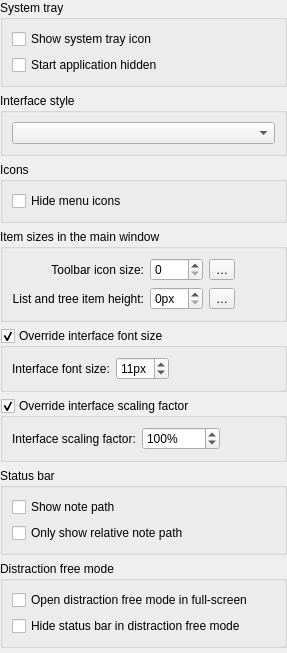
                <widget class="QFrame" name="frame_2">
                 <property name="frameShape">
                  <enum>QFrame::Shape::NoFrame</enum>
                 </property>
                 <property name="frameShadow">
                  <enum>QFrame::Shadow::Raised</enum>
                 </property>
                 <layout class="QVBoxLayout" name="verticalLayout_8">
                  <property name="leftMargin">
                   <number>0</number>
                  </property>
                  <property name="topMargin">
                   <number>0</number>
                  </property>
                  <property name="rightMargin">
                   <number>0</number>
                  </property>
                  <property name="bottomMargin">
                   <number>0</number>
                  </property>
                   <item>
                   <widget class="QGroupBox" name="systemTrayGroupBox">
                    <property name="title">
                     <string>System tray</string>
                    </property>
                    <layout class="QGridLayout" name="gridLayout_62">
                     <item row="0" column="0">
                      <widget class="QCheckBox" name="showSystemTrayCheckBox">
                       <property name="toolTip">
                        <string>You need to restart the application to let this setting take effect</string>
                       </property>
                       <property name="text">
                        <string>Show system tray icon</string>
                       </property>
                      </widget>
                     </item>
                     <item row="1" column="0">
                      <widget class="QCheckBox" name="startHiddenCheckBox">
                       <property name="toolTip">
                        <string>You need to restart the application to let this setting take effect</string>
                       </property>
                       <property name="text">
                        <string>Start application hidden</string>
                       </property>
                      </widget>
                     </item>
                    </layout>
                   </widget>
                  </item>
                  <item>
                   <widget class="QGroupBox" name="groupBox_24">
                    <property name="title">
                     <string>Interface style</string>
                    </property>
                    <layout class="QGridLayout" name="gridLayout_58">
                     <item row="0" column="0">
                      <widget class="QComboBox" name="interfaceStyleComboBox"/>
                     </item>
                    </layout>
                   </widget>
                  </item>
                   <item>
                    <widget class="QGroupBox" name="groupBox_19">
                     <property name="title">
                      <string>Icons</string>
                     </property>
                     <layout class="QGridLayout" name="gridLayout_43">
                      <item row="0" column="0">
                       <widget class="QCheckBox" name="hideIconsInMenusCheckBox">
                        <property name="toolTip">
                         <string>Hide icons in menus as well as the &quot;Find action&quot; dialog. Requires restart to take effect</string>
                        </property>
                        <property name="text">
                         <string>Hide menu icons</string>
                        </property>
                       </widget>
                      </item>
                     </layout>
                    </widget>
                   </item>
                  <item>
                   <widget class="QGroupBox" name="groupBox_6">
                    <property name="minimumSize">
                     <size>
                      <width>0</width>
                      <height>90</height>
                     </size>
                    </property>
                    <property name="title">
                     <string>Item sizes in the main window</string>
                    </property>
                    <layout class="QGridLayout" name="gridLayout_13">
                     <item row="1" column="1">
                      <widget class="QLabel" name="itemHeightLabel">
                       <property name="text">
                        <string>List and tree item height:</string>
                       </property>
                       <property name="alignment">
                        <set>Qt::AlignmentFlag::AlignRight|Qt::AlignmentFlag::AlignTrailing|Qt::AlignmentFlag::AlignVCenter</set>
                       </property>
                      </widget>
                     </item>
                     <item row="0" column="1">
                      <widget class="QLabel" name="toolbarIconSizeLabel">
                       <property name="text">
                        <string>Toolbar icon size:</string>
                       </property>
                       <property name="alignment">
                        <set>Qt::AlignmentFlag::AlignRight|Qt::AlignmentFlag::AlignTrailing|Qt::AlignmentFlag::AlignVCenter</set>
                       </property>
                      </widget>
                     </item>
                     <item row="0" column="4">
                      <spacer name="horizontalSpacer_3">
                       <property name="orientation">
                        <enum>Qt::Orientation::Horizontal</enum>
                       </property>
                       <property name="sizeHint" stdset="0">
                        <size>
                         <width>40</width>
                         <height>20</height>
                        </size>
                       </property>
                      </spacer>
                     </item>
                     <item row="0" column="3">
                      <widget class="QToolButton" name="toolbarIconSizeResetButton">
                       <property name="toolTip">
                        <string>Reset the icon size</string>
                       </property>
                       <property name="text">
                        <string notr="true">…</string>
                       </property>
                       <property name="icon">
                        <iconset theme="edit-clear" resource="../breeze-qownnotes.qrc">
                         <normaloff>:/icons/breeze-qownnotes/16x16/edit-clear.svg</normaloff>:/icons/breeze-qownnotes/16x16/edit-clear.svg</iconset>
                       </property>
                      </widget>
                     </item>
                     <item row="1" column="3">
                      <widget class="QToolButton" name="itemHeightResetButton">
                       <property name="toolTip">
                        <string>Reset the item height</string>
                       </property>
                       <property name="text">
                        <string notr="true">…</string>
                       </property>
                       <property name="icon">
                        <iconset theme="edit-clear" resource="../breeze-qownnotes.qrc">
                         <normaloff>:/icons/breeze-qownnotes/16x16/edit-clear.svg</normaloff>:/icons/breeze-qownnotes/16x16/edit-clear.svg</iconset>
                       </property>
                      </widget>
                     </item>
                     <item row="0" column="2">
                      <widget class="QSpinBox" name="toolbarIconSizeSpinBox"/>
                     </item>
                     <item row="1" column="2">
                      <widget class="QSpinBox" name="itemHeightSpinBox">
                       <property name="suffix">
                        <string notr="true">px</string>
                       </property>
                      </widget>
                     </item>
                    </layout>
                   </widget>
                  </item>
                  <item>
                   <widget class="QGroupBox" name="overrideInterfaceFontSizeGroupBox">
                    <property name="title">
                     <string>Override interface font size</string>
                    </property>
                    <property name="checkable">
                     <bool>true</bool>
                    </property>
                    <layout class="QHBoxLayout" name="horizontalLayout_11">
                     <item>
                      <widget class="QLabel" name="interfaceFontSizeSpinBoxLabel">
                       <property name="text">
                        <string>Interface font size:</string>
                       </property>
                      </widget>
                     </item>
                     <item>
                      <widget class="QSpinBox" name="interfaceFontSizeSpinBox">
                       <property name="suffix">
                        <string notr="true">px</string>
                       </property>
                       <property name="minimum">
                        <number>4</number>
                       </property>
                       <property name="value">
                        <number>11</number>
                       </property>
                      </widget>
                     </item>
                     <item>
                      <spacer name="horizontalSpacer_15">
                       <property name="orientation">
                        <enum>Qt::Orientation::Horizontal</enum>
                       </property>
                       <property name="sizeHint" stdset="0">
                        <size>
                         <width>40</width>
                         <height>20</height>
                        </size>
                       </property>
                      </spacer>
                     </item>
                    </layout>
                   </widget>
                  </item>
                  <item>
                   <widget class="QGroupBox" name="overrideInterfaceScalingFactorGroupBox">
                    <property name="title">
                     <string>Override interface scaling factor</string>
                    </property>
                    <property name="checkable">
                     <bool>true</bool>
                    </property>
                    <layout class="QHBoxLayout" name="horizontalLayout_18">
                     <item>
                      <widget class="QLabel" name="interfaceScalingFactorSpinBoxLabel">
                       <property name="text">
                        <string>Interface scaling factor:</string>
                       </property>
                      </widget>
                     </item>
                     <item>
                      <widget class="QSpinBox" name="interfaceScalingFactorSpinBox">
                       <property name="suffix">
                        <string notr="true">%</string>
                       </property>
                       <property name="minimum">
                        <number>10</number>
                       </property>
                       <property name="maximum">
                        <number>100000</number>
                       </property>
                       <property name="singleStep">
                        <number>10</number>
                       </property>
                       <property name="value">
                        <number>100</number>
                       </property>
                      </widget>
                     </item>
                     <item>
                      <spacer name="horizontalSpacer_23">
                       <property name="orientation">
                        <enum>Qt::Orientation::Horizontal</enum>
                       </property>
                       <property name="sizeHint" stdset="0">
                        <size>
                         <width>40</width>
                         <height>20</height>
                        </size>
                       </property>
                      </spacer>
                     </item>
                    </layout>
                   </widget>
                  </item>
                  <item>
                   <widget class="QGroupBox" name="statusBarGroupBox">
                    <property name="title">
                     <string>Status bar</string>
                    </property>
                     <layout class="QGridLayout" name="gridLayout_86">
                      <item row="0" column="0">
                       <widget class="QCheckBox" name="showStatusBarNotePathCheckBox">
                        <property name="text">
                         <string>Show note path</string>
                        </property>
                       </widget>
                      </item>
                      <item row="1" column="0">
                       <widget class="QCheckBox" name="showStatusBarRelativeNotePathCheckBox">
                        <property name="text">
                         <string>Only show relative note path</string>
                        </property>
                       </widget>
                      </item>
                     </layout>
                    </widget>
                   </item>
                   <item>
                    <widget class="QGroupBox" name="distractionFreeModeGroupBox">
                     <property name="title">
                      <string>Distraction free mode</string>
                     </property>
                     <layout class="QGridLayout" name="gridLayout_147">
                      <item row="0" column="0">
                       <widget class="QCheckBox" name="openDistractionFreeModeInFullScreenCheckBox">
                        <property name="text">
                         <string>Open distraction free mode in full-screen</string>
                        </property>
                       </widget>
                      </item>
                      <item row="1" column="0">
                       <widget class="QCheckBox" name="hideStatusBarInDistractionFreeModeCheckBox">
                        <property name="text">
                         <string>Hide status bar in distraction free mode</string>
                        </property>
                       </widget>
                      </item>
                     </layout>
                    </widget>
                   </item>
                   <item>
                    <spacer name="verticalSpacer_6">
                     <property name="orientation">
                      <enum>Qt::Vertical</enum>
                    </property>
                    <property name="sizeHint" stdset="0">
                     <size>
                      <width>20</width>
                      <height>5</height>
                     </size>
                    </property>
                   </spacer>
                  </item>
                 </layout>
                </widget>
